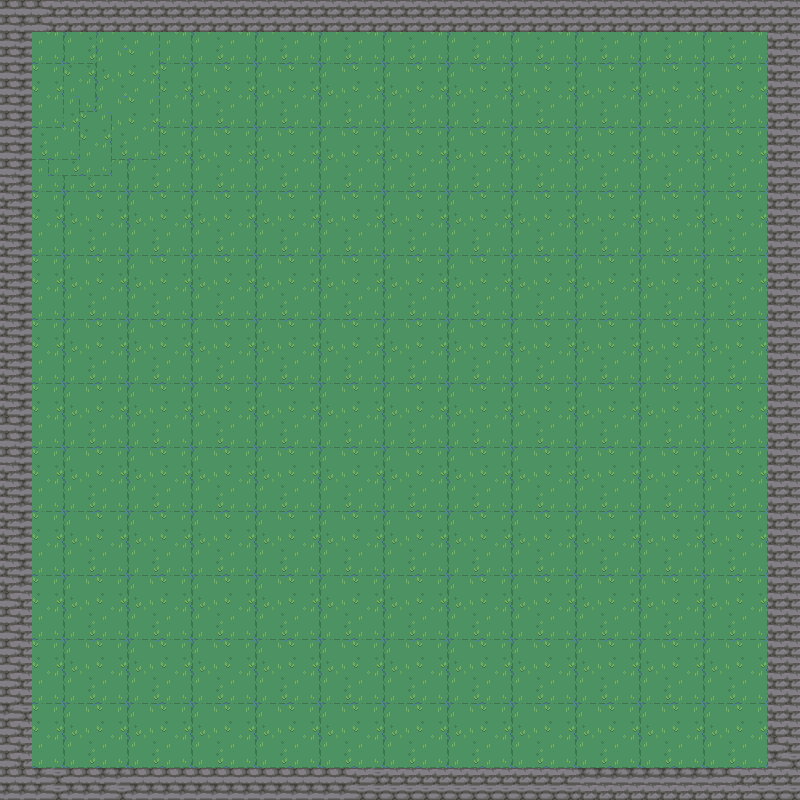

The image is a tile-based game level rendered from a .tmx file. Its description and source (layers, tilesets, objects; grid data summarised) follow:
An orthogonal 50x50 tile map with 16x16 px tiles, 2 tile layers (background, walls) and 16 objects (10x collectible, 4x collision, player, monster).

<map version="1.10" tiledversion="1.11.2" orientation="orthogonal" renderorder="right-down" width="50" height="50" tilewidth="16" tileheight="16" infinite="0" nextlayerid="12" nextobjectid="17">
 <tileset firstgid="1" source="Nature.tsx" />
 <layer id="3" name="background" width="50" height="50" locked="1">
  <data>[2500 cells, 2500 non-empty, 16 distinct tile ids]</data>
 </layer>
 <layer id="6" name="walls" width="50" height="50" locked="1">
  <data>[2500 cells, 384 non-empty, 4 distinct tile ids]</data>
 </layer>
 <objectgroup id="9" name="object" visible="0" locked="1">
  <object id="1" name="player" x="511.868" y="187.822">
   <point />
  </object>
  <object id="2" name="collision" x="-0.74407" y="0.269353" width="33.3303" height="799.493">
   <properties>
    <property name="Blocked" type="bool" value="true" />
    <property name="Type" value="collision" />
   </properties>
  </object>
  <object id="3" name="collision" x="767.573" y="-0.87203" width="33.2528" height="800.839" />
  <object id="4" name="collision" x="15.5862" y="768.303" width="768.59" height="32.0609" />
  <object id="5" name="collision" x="15.9329" y="0.06398" width="767.91" height="32.7276" />
  <object id="12" name="monster" x="672" y="701.333">
   <point />
  </object>
 </objectgroup>
 <objectgroup id="10" name="collectibles" visible="0" locked="1">
  <object id="6" name="collectible" x="110.667" y="112" width="32" height="32">
   <properties>
    <property name="element_type" value="coin" />
    <property name="score_value" type="int" value="10" />
   </properties>
  </object>
  <object id="7" name="collectible" x="104" y="673.333" width="32" height="32">
   <properties>
    <property name="element_type" value="coin" />
    <property name="score_value" type="int" value="10" />
   </properties>
  </object>
  <object id="15" name="collectible" x="348" y="102.666" width="32" height="32">
   <properties>
    <property name="element_type" value="coin" />
    <property name="score_value" type="int" value="10" />
   </properties>
  </object>
  <object id="16" name="collectible" x="632" y="294.666" width="32" height="32">
   <properties>
    <property name="element_type" value="coin" />
    <property name="score_value" type="int" value="10" />
   </properties>
  </object>
  <object id="8" name="collectible" x="649.334" y="118.667" width="32" height="32">
   <properties>
    <property name="element_type" value="coin" />
    <property name="score_value" type="int" value="10" />
   </properties>
  </object>
  <object id="9" name="collectible" x="553.333" y="682.667" width="32" height="32">
   <properties>
    <property name="element_type" value="coin" />
    <property name="score_value" type="int" value="10" />
   </properties>
  </object>
  <object id="10" name="collectible" x="378.666" y="285.333" width="32" height="32">
   <properties>
    <property name="element_type" value="coin" />
    <property name="score_value" type="int" value="10" />
   </properties>
  </object>
  <object id="13" name="collectible" x="166.666" y="372" width="32" height="32">
   <properties>
    <property name="element_type" value="coin" />
    <property name="score_value" type="int" value="10" />
   </properties>
  </object>
  <object id="14" name="collectible" x="661.333" y="496" width="32" height="32">
   <properties>
    <property name="element_type" value="coin" />
    <property name="score_value" type="int" value="10" />
   </properties>
  </object>
  <object id="11" name="collectible" x="342.667" y="538.667" width="32" height="32">
   <properties>
    <property name="element_type" value="coin" />
    <property name="score_value" type="int" value="10" />
   </properties>
  </object>
 </objectgroup>
</map>
